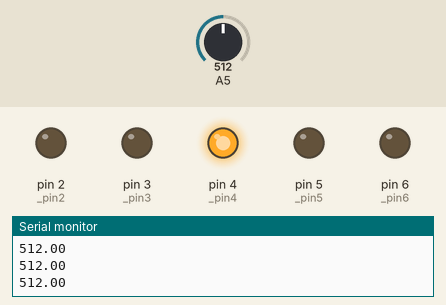
Simulated run of this sketch. Board: Arduino Uno, built with avr-gcc and run on an emulated ATmega328P. On the bench: output pins drawn as LEDs (lit = HIGH), the last lines printed to the serial monitor. The test bench sets the inputs (shaded band); at power-on: A5 = 512.

Above: at 1.2 s.
1.3 s: A5 set to 502
At 2.5 s:
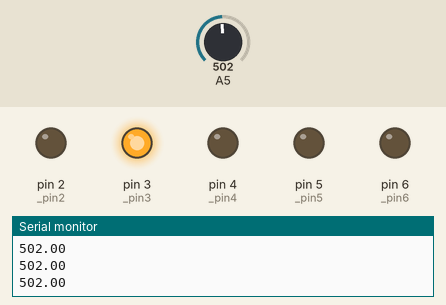
2.8 s: A5 set to 268
4.3 s: A5 set to 244
At 5.5 s:
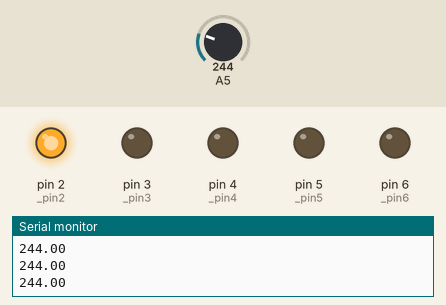
5.8 s: A5 set to 900
At 6.4 s:
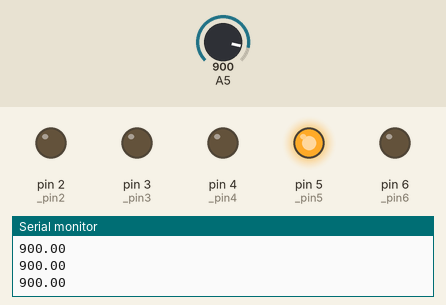
7.3 s: A5 set to 1014
8.8 s: A5 set to 1023
At 9.5 s:
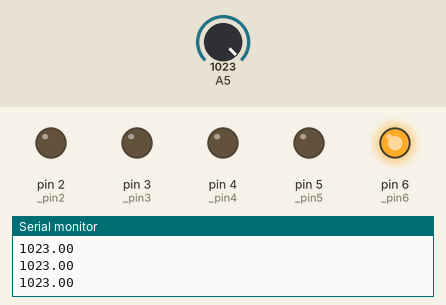
Timing chart, 0 to 11.3 s (numbered marks = the images above; inputs shaded):
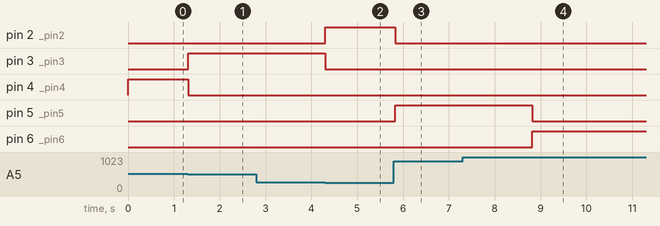

The sketch:

DiodeControlWithPotentiometer.ino
```cpp
int const _pin2 = 2, _pin3 = 3, _pin4 = 4, _pin5 = 5, _pin6 = 6;
float receivedValue = 0;
int mappedValue = 0;

void setup() {
  Serial.begin(9600);
  pinMode(_pin2, OUTPUT);
  pinMode(_pin3, OUTPUT);
  pinMode(_pin4, OUTPUT);
  pinMode(_pin5, OUTPUT);
  pinMode(_pin6, OUTPUT);
}

void loop() {
  receivedValue = analogRead(A5);
  Serial.println(receivedValue);
  mappedValue = map(receivedValue, 0, 1023, 1, 5);

  if (mappedValue == 1) {
    digitalWrite(_pin2, HIGH);
    digitalWrite(_pin3, LOW);
    digitalWrite(_pin4, LOW);
    digitalWrite(_pin5, LOW);
    digitalWrite(_pin6, LOW);
  } else if (mappedValue == 2) {
    digitalWrite(_pin2, LOW);
    digitalWrite(_pin3, HIGH);
    digitalWrite(_pin4, LOW);
    digitalWrite(_pin5, LOW);
    digitalWrite(_pin6, LOW);
  } else if (mappedValue == 3) {
    digitalWrite(_pin2, LOW);
    digitalWrite(_pin3, LOW);
    digitalWrite(_pin4, HIGH);
    digitalWrite(_pin5, LOW);
    digitalWrite(_pin6, LOW);
  } else if (mappedValue == 4) {
    digitalWrite(_pin2, LOW);
    digitalWrite(_pin3, LOW);
    digitalWrite(_pin4, LOW);
    digitalWrite(_pin5, HIGH);
    digitalWrite(_pin6, LOW);
  } else {
    digitalWrite(_pin2, LOW);
    digitalWrite(_pin3, LOW);
    digitalWrite(_pin4, LOW);
    digitalWrite(_pin5, LOW);
    digitalWrite(_pin6, HIGH);
  }
  delay(50);  //delay to make program more stable
}
```

Measured:
- the behaviour switches between 512 and 511 on A5 (found by bisection; images 0 and 1)
- the behaviour switches between 256 and 255 on A5 (found by bisection; images 1 and 2)
- the behaviour switches between 1022 and 1023 on A5 (found by bisection; images 3 and 4)
- after the input at 1.3 s, pin 3 (_pin3): LOW → HIGH at once; pin 4 (_pin4): HIGH → LOW at once
- after the input at 4.3 s, pin 2 (_pin2): LOW → HIGH at once; pin 3 (_pin3): HIGH → LOW at once
- after the input at 5.8 s, pin 2 (_pin2): HIGH → LOW at once; pin 5 (_pin5): LOW → HIGH at once
- after the input at 8.8 s, pin 5 (_pin5): HIGH → LOW at once; pin 6 (_pin6): LOW → HIGH at once
